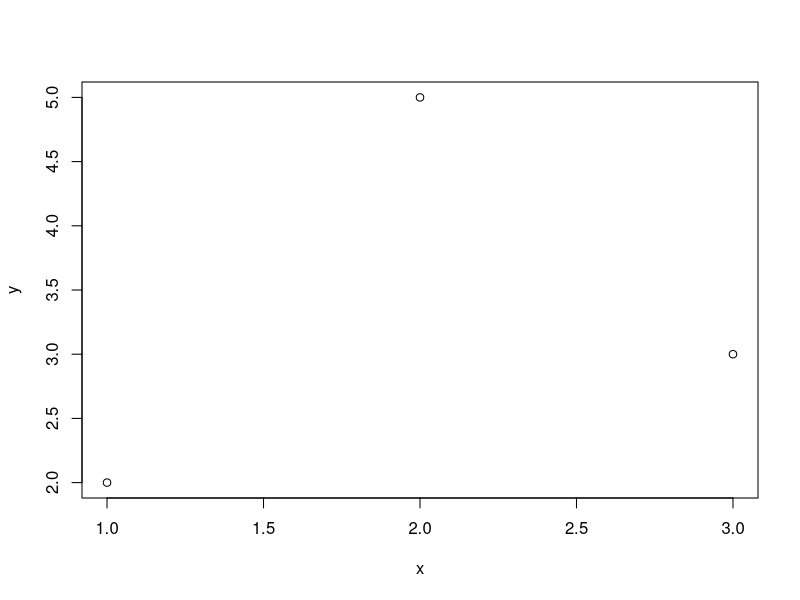

Write the R code that produced this figure.
## ---- chunk 1
# Ülesanne 1.3
# sinu kood + kommentaar

## ---- chunk 2
# sinu kood, kus muudad graafilisi parameetreid mfrow ja mar
# Näiteks
par(mfrow=c(2, 5), mar=c(1, 1, 1, 1) + 0.1)

# Pärast taasta esialgsed graafilised parameetrid
par(mfrow=c(1, 1), mar=c(5, 4, 4, 2) + 0.1)
## ---- chunk 3
# Ülesanne 2.1a
plot_digit = function(digit, ...){
  cols = grey(seq(1, 0, length = 256))
  image(t(matrix(as.numeric(digit), nrow=28, ncol=28)[28:1, ]), col = cols, ...)
}

# sinu kood

## ---- chunk 4
# Ülesanne 2.1b
library(pheatmap)

plot_digit_pheatmap = function(digit){
  mat = matrix(as.numeric(digit), nrow=28, ncol=28)
  pheatmap(mat, cluster_cols=FALSE, cluster_rows=FALSE)
}

# sinu kood
## ---- chunk 5
# Ülesanne 2.1c
# sinu kood
## ---- chunk 6
# Ülesanne 2.2a
# sinu kood

## ---- chunk 7
# Ülesanne 2.2c
# sinu kood
## ---- chunk 8
# Ülesanne 2.2e
# sinu kood

## ---- chunk 9
# Ülesanne 2.3a
# sinu kood
## ---- chunk 10
# Ülesanne 2.3c
x = c(1,2,3)
y = c(2,5,3)
plot(x, y)
identify(c(1,2,3), c(2,5,3), n=1)
# kliki joonisel ja jälgi konsooli

# sinu kood

## ---- chunk 11
#plot(0, 0, type = "n", xlim=c(0, 10), ylim=c(0, 10))
## ---- chunk 12
plot_digit = function(digit, x=NA, y=NA, scale=1, add=FALSE, transparency=FALSE, ...){
  if(is.na(x)){
    x = 0
  }
  if(is.na(y)){
    y = 0
  }
  
  x_id = seq(x, x + scale, length=28)
  y_id = seq(y, y + scale, length=28)
  
  if(transparency==TRUE){
    tmp = as.character(round(seq(0, 0.99, length=256)*100))
    tmp[nchar(tmp) == 1] = paste("0", tmp[nchar(tmp) == 1], sep="")
    cols = colorRampPalette(c("#FFFFFF", "#000000"))(256)
    cols = paste(cols, tmp, sep="")
  }
  else{
    cols = grey(seq(1, 0, length = 256))
  }
  
  image(x_id, y_id, t(matrix(as.numeric(digit), nrow=28, ncol=28)[28:1, ]),
        col = cols, axes=F, asp=1, add=add, ...)
}


## ---- chunk 13
# Ülesanne 2.3e
# sinu kood
## ---- chunk 14
# Ülesanne 2.3g
# sinu kood

## ---- chunk 15
# Ülesanne B2.1
# sinu kood
## ---- chunk 16
# Ülesanne B2.2
# sinu kood
## ---- chunk 17
# Ülesanne 3.1
# sinu kood

## ---- chunk 18
# Ülesanne 3.2a
# sinu kood

## ---- chunk 19
# Ülesanne 3.2b
# sinu kood

## ---- chunk 20
# Ülesanne 3.2c
# sinu kood

## ---- chunk 21
# Ülesanne 3.3
# sinu kood

## ---- chunk 22
# Ülesanne 3.4a
# sinu kood

## ---- chunk 23
# Ülesanne 3.3b
# sinu kood

